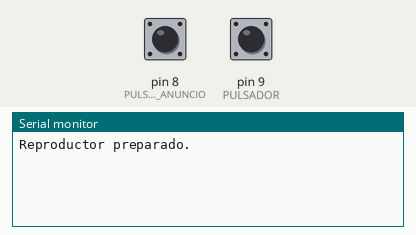
A sketch run on a simulated Arduino Uno, built with avr-gcc and run on an emulated ATmega328P. Shown: the last lines printed to the serial monitor. Inputs (shaded band) come from the test bench; at power-on: pin 8 (PULSADOR_ANUNCIO) HIGH, pin 9 (PULSADOR) HIGH. The audio player accepts every command and is not drawn.

Above: at 2.7 s.
2.8 s: pin 8 (PULSADOR_ANUNCIO) pulled LOW for 0.15 s
At 4.0 s:
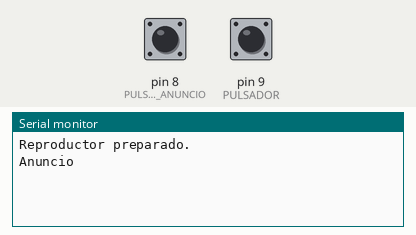
4.4 s: pin 9 (PULSADOR) pulled LOW for 0.15 s
At 5.5 s:
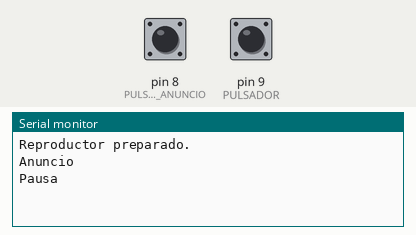
6.0 s: pin 9 (PULSADOR) pulled LOW for 1 s
At 6.4 s:
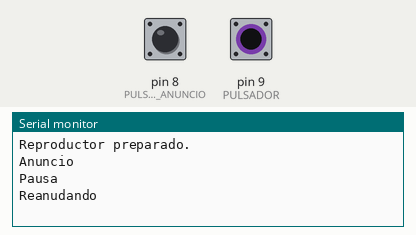

Measured:
- after the input at 2.8 s, the serial monitor: prints a new line at once (image 1)
- after the input at 4.4 s, the serial monitor: prints a new line at once (image 2)
- after the input at 6.0 s, the serial monitor: prints a new line at once (image 3)

The sketch:

intentoMP3.ino
```cpp
#include "DFRobotDFPlayerMini.h"
#include <SoftwareSerial.h>

#define PULSADOR 9
#define PULSADOR_ANUNCIO 8

SoftwareSerial softSerial(10, 11);

DFRobotDFPlayerMini reproductor;

bool reproduciendo = true;

void setup()
{
  softSerial.begin(9600);
  Serial.begin(9600);
  pinMode(PULSADOR, INPUT_PULLUP);
  pinMode(PULSADOR_ANUNCIO, INPUT_PULLUP);

  if (!reproductor.begin(softSerial, true, false)) {
    Serial.println("Error de inicialización.");
    while(true);
  }
  Serial.println("Reproductor preparado.");
  delay(1000);

  reproductor.volume(20);
  reproductor.enableLoopAll();
}

void loop()
{
  if (digitalRead(PULSADOR) == LOW && reproduciendo == true) {
    reproductor.pause();
    Serial.println("Pausa");
    reproduciendo = false;
    delay(500);
  } else if (digitalRead(PULSADOR) == LOW && reproduciendo == false) {
    reproductor.start();
    Serial.println("Reanudando");
    reproduciendo = true;
    delay(500);
  }

if (digitalRead(PULSADOR_ANUNCIO) == LOW) {
  reproductor.advertise(1);
  Serial.println("Anuncio");
  delay(500);
}

}
```
